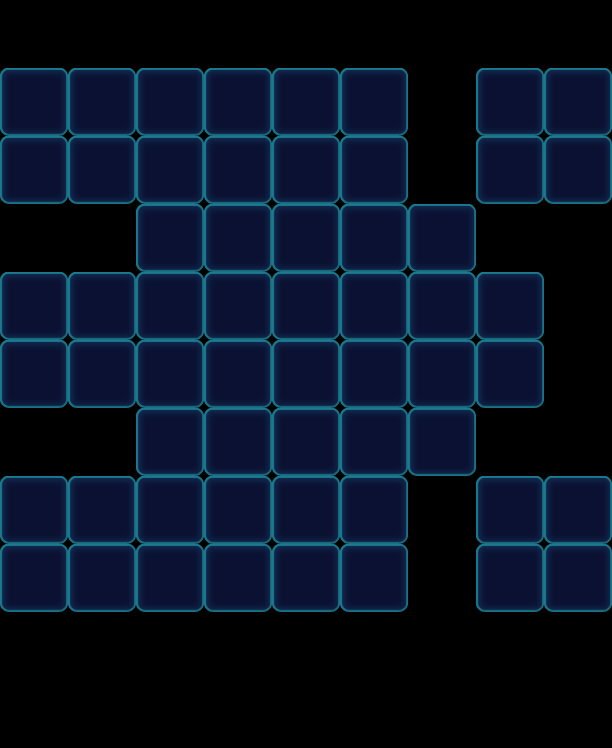

Tiled map render using the project's own tile images. Description and the map definition, with tile-layer contents summarised, below:
An orthogonal 9x11 tile map with 68x68 px tiles, 1 tile layer (Valid), 2 tilesets and 68 objects (46x Monster, 12x Boss, 10x Factory_Normal).

<map version="1.0" orientation="orthogonal" width="9" height="11" tilewidth="68" tileheight="68">
 <tileset firstgid="1" name="game_grid1" tilewidth="68" tileheight="68">
  <image source="game_grid1.png" width="68" height="68" />
 </tileset>
 <tileset firstgid="2" name="map" tilewidth="68" tileheight="68">
  <image source="map.png" width="1024" height="1024" />
 </tileset>
 <layer name="Valid" width="9" height="11">
  <data>[99 cells, 58 non-empty, 1 distinct tile ids]</data>
 </layer>
 <objectgroup name="BottomObj" width="9" height="11" />
 <objectgroup name="MiddleObj" width="9" height="11">
  <object type="Monster" gid="17" x="136" y="272">
   <properties>
    <property name="Color" value="Purple" />
   </properties>
  </object>
  <object type="Monster" gid="17" x="272" y="340">
   <properties>
    <property name="Color" value="Purple" />
   </properties>
  </object>
  <object type="Monster" gid="17" x="340" y="408">
   <properties>
    <property name="Color" value="Purple" />
   </properties>
  </object>
  <object type="Monster" gid="17" x="408" y="408">
   <properties>
    <property name="Color" value="Purple" />
   </properties>
  </object>
  <object type="Monster" gid="17" x="204" y="544">
   <properties>
    <property name="Color" value="Purple" />
   </properties>
  </object>
  <object type="Monster" gid="17" x="68" y="612">
   <properties>
    <property name="Color" value="Purple" />
   </properties>
  </object>
  <object type="Monster" gid="17" x="408" y="272">
   <properties>
    <property name="Color" value="Purple" />
   </properties>
  </object>
  <object type="Monster" gid="2" x="204" y="408">
   <properties>
    <property name="Color" value="Blue" />
   </properties>
  </object>
  <object type="Monster" gid="2" x="272" y="476">
   <properties>
    <property name="Color" value="Blue" />
   </properties>
  </object>
  <object type="Monster" gid="2" x="340" y="476">
   <properties>
    <property name="Color" value="Blue" />
   </properties>
  </object>
  <object type="Monster" gid="2" x="476" y="340">
   <properties>
    <property name="Color" value="Blue" />
   </properties>
  </object>
  <object type="Monster" gid="2" x="272" y="204">
   <properties>
    <property name="Color" value="Blue" />
   </properties>
  </object>
  <object type="Monster" gid="2" x="340" y="204">
   <properties>
    <property name="Color" value="Blue" />
   </properties>
  </object>
  <object type="Monster" gid="2" x="272" y="272">
   <properties>
    <property name="Color" value="Blue" />
   </properties>
  </object>
  <object type="Monster" gid="2" x="204" y="612">
   <properties>
    <property name="Color" value="Blue" />
   </properties>
  </object>
  <object type="Monster" gid="2" x="340" y="612">
   <properties>
    <property name="Color" value="Blue" />
   </properties>
  </object>
  <object type="Monster" gid="3" x="136" y="476">
   <properties>
    <property name="Color" value="Green" />
   </properties>
  </object>
  <object type="Monster" gid="3" x="136" y="340">
   <properties>
    <property name="Color" value="Green" />
   </properties>
  </object>
  <object type="Monster" gid="3" x="204" y="340">
   <properties>
    <property name="Color" value="Green" />
   </properties>
  </object>
  <object type="Monster" gid="3" x="340" y="340">
   <properties>
    <property name="Color" value="Green" />
   </properties>
  </object>
  <object type="Monster" gid="3" x="476" y="408">
   <properties>
    <property name="Color" value="Green" />
   </properties>
  </object>
  <object type="Monster" gid="3" x="408" y="476">
   <properties>
    <property name="Color" value="Green" />
   </properties>
  </object>
  <object type="Monster" gid="3" x="136" y="612">
   <properties>
    <property name="Color" value="Green" />
   </properties>
  </object>
  <object type="Monster" gid="3" x="272" y="136">
   <properties>
    <property name="Color" value="Green" />
   </properties>
  </object>
  <object type="Monster" gid="19" x="136" y="408">
   <properties>
    <property name="Color" value="Yellow" />
   </properties>
  </object>
  <object type="Monster" gid="19" x="0" y="544">
   <properties>
    <property name="Color" value="Yellow" />
   </properties>
  </object>
  <object type="Monster" gid="19" x="0" y="136">
   <properties>
    <property name="Color" value="Yellow" />
   </properties>
  </object>
  <object type="Monster" gid="19" x="340" y="544">
   <properties>
    <property name="Color" value="Yellow" />
   </properties>
  </object>
  <object type="Monster" gid="19" x="204" y="136">
   <properties>
    <property name="Color" value="Yellow" />
   </properties>
  </object>
  <object type="Monster" gid="4" x="204" y="476">
   <properties>
    <property name="Color" value="Orange" />
   </properties>
  </object>
  <object type="Monster" gid="4" x="272" y="408">
   <properties>
    <property name="Color" value="Orange" />
   </properties>
  </object>
  <object type="Monster" gid="4" x="408" y="340">
   <properties>
    <property name="Color" value="Orange" />
   </properties>
  </object>
  <object type="Monster" gid="4" x="136" y="204">
   <properties>
    <property name="Color" value="Orange" />
   </properties>
  </object>
  <object type="Monster" gid="4" x="136" y="136">
   <properties>
    <property name="Color" value="Orange" />
   </properties>
  </object>
  <object type="Monster" gid="4" x="68" y="136">
   <properties>
    <property name="Color" value="Orange" />
   </properties>
  </object>
  <object type="Monster" gid="4" x="272" y="612">
   <properties>
    <property name="Color" value="Orange" />
   </properties>
  </object>
  <object type="Monster" gid="18" x="68" y="204">
   <properties>
    <property name="Color" value="Pink" />
   </properties>
  </object>
  <object type="Monster" gid="18" x="0" y="204">
   <properties>
    <property name="Color" value="Pink" />
   </properties>
  </object>
  <object type="Monster" gid="18" x="204" y="272">
   <properties>
    <property name="Color" value="Pink" />
   </properties>
  </object>
  <object type="Monster" gid="18" x="340" y="272">
   <properties>
    <property name="Color" value="Pink" />
   </properties>
  </object>
  <object type="Monster" gid="18" x="272" y="544">
   <properties>
    <property name="Color" value="Pink" />
   </properties>
  </object>
  <object type="Monster" gid="18" x="136" y="544">
   <properties>
    <property name="Color" value="Pink" />
   </properties>
  </object>
  <object type="Monster" gid="18" x="68" y="544">
   <properties>
    <property name="Color" value="Pink" />
   </properties>
  </object>
  <object type="Monster" gid="18" x="340" y="136">
   <properties>
    <property name="Color" value="Pink" />
   </properties>
  </object>
  <object type="Monster" gid="18" x="204" y="204">
   <properties>
    <property name="Color" value="Pink" />
   </properties>
  </object>
  <object type="Monster" gid="18" x="0" y="612">
   <properties>
    <property name="Color" value="Pink" />
   </properties>
  </object>
 </objectgroup>
 <objectgroup color="#000000" name="TopObj" width="9" height="11">
  <object name="10" type="Factory_Normal" x="68" y="0" width="68" height="68" />
  <object name="10" type="Factory_Normal" x="0" y="0" width="68" height="68" />
  <object name="10" type="Factory_Normal" x="136" y="0" width="68" height="68" />
  <object name="10" type="Factory_Normal" x="204" y="0" width="68" height="68" />
  <object name="10" type="Factory_Normal" x="476" y="204" width="68" height="68" />
  <object name="10" type="Factory_Normal" x="340" y="0" width="68" height="68" />
  <object name="10" type="Factory_Normal" x="408" y="136" width="68" height="68" />
  <object name="10" type="Factory_Normal" x="68" y="408" width="68" height="68" />
  <object name="10" type="Factory_Normal" x="272" y="0" width="68" height="68" />
  </objectgroup>
</map>
<!-- 13 of 68 objects omitted -->
